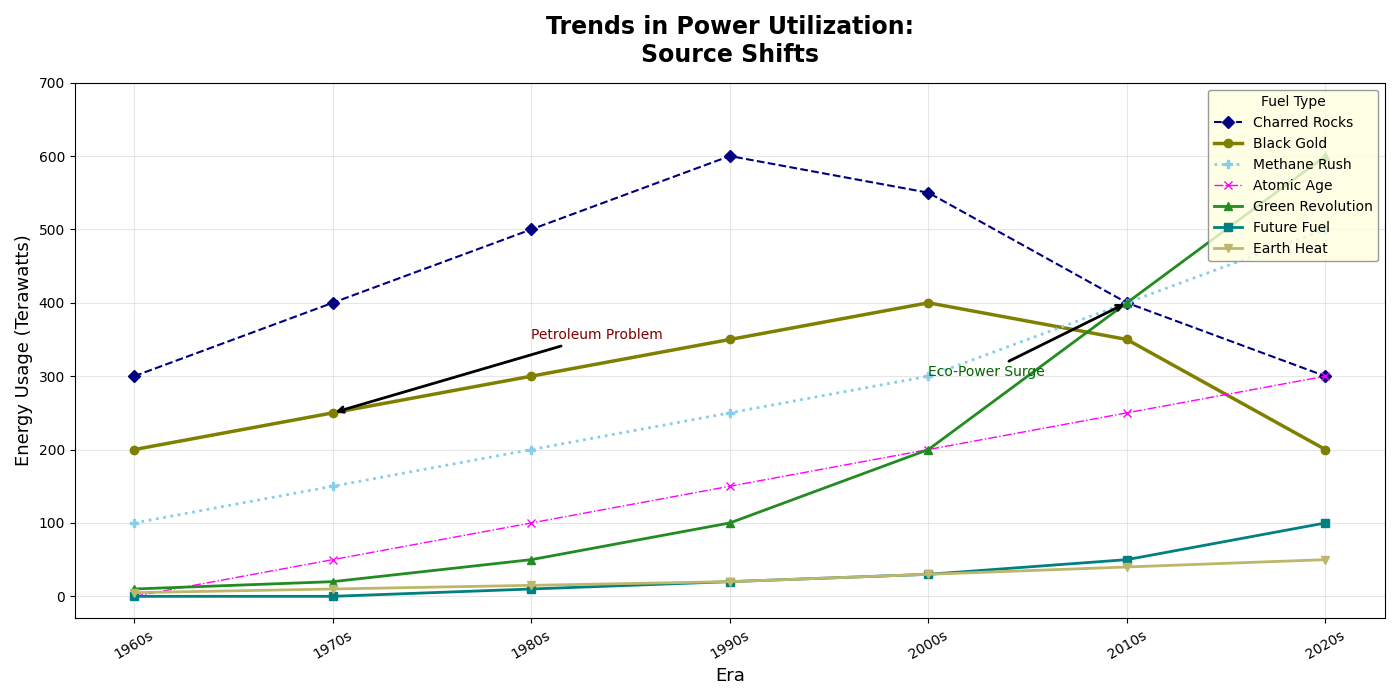

Write the Python code that produced this figure.
import numpy as np
import matplotlib.pyplot as plt

decades = ['1960s', '1970s', '1980s', '1990s', '2000s', '2010s', '2020s']

coal = [300, 400, 500, 600, 550, 400, 300]
oil = [200, 250, 300, 350, 400, 350, 200]
natural_gas = [100, 150, 200, 250, 300, 400, 500]
nuclear = [0, 50, 100, 150, 200, 250, 300]
renewables = [10, 20, 50, 100, 200, 400, 600]

hydrogen = [0, 0, 10, 20, 30, 50, 100]
geothermal = [5, 10, 15, 20, 30, 40, 50]

fig, ax = plt.subplots(figsize=(14, 7))

ax.plot(decades, coal, label='Charred Rocks', color='navy', marker='D', linestyle='--', linewidth=1.5)
ax.plot(decades, oil, label='Black Gold', color='olive', marker='o', linestyle='-', linewidth=2.5)
ax.plot(decades, natural_gas, label='Methane Rush', color='skyblue', marker='P', linestyle=':', linewidth=2)
ax.plot(decades, nuclear, label='Atomic Age', color='magenta', marker='x', linestyle='-.', linewidth=1)
ax.plot(decades, renewables, label='Green Revolution', color='forestgreen', marker='^', linestyle='-', linewidth=2)

ax.plot(decades, hydrogen, label='Future Fuel', color='teal', marker='s', linestyle='-', linewidth=2)
ax.plot(decades, geothermal, label='Earth Heat', color='darkkhaki', marker='v', linestyle='-', linewidth=2)

ax.annotate('Petroleum Problem', xy=('1970s', 250), xytext=('1980s', 350),
            arrowprops=dict(facecolor='gray', arrowstyle='->', lw=2), fontsize=10, color='maroon')
ax.annotate('Eco-Power Surge', xy=('2010s', 400), xytext=('2000s', 300),
            arrowprops=dict(facecolor='green', arrowstyle='->', lw=2), fontsize=10, color='darkgreen')

ax.set_title('Trends in Power Utilization:\nSource Shifts', fontsize=17, fontweight='bold', pad=15)
ax.set_xlabel('Era', fontsize=13)
ax.set_ylabel('Energy Usage (Terawatts)', fontsize=13)
ax.legend(loc='upper right', fontsize=10, title='Fuel Type', frameon=True, facecolor='lightyellow', edgecolor='grey')

ax.grid(True, linestyle='-', alpha=0.3)

plt.xticks(rotation=30)
plt.yticks(np.arange(0, 701, 100))

plt.tight_layout()
plt.show()
